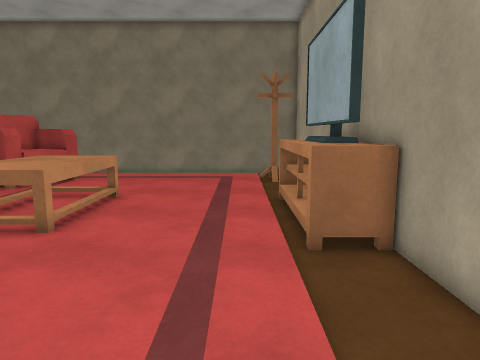
View 1 (above)

16 first-person views from a walk through a Unity game level. The camera is 1.4 m above the floor, tilts 8° down and sees 70° across. The floor is counted in squares, 0.5 m on a side. Each view is taken from the middle of a square. On the plan, view 1 faces up. The plan holds only what a view shows up to about 20 squares ahead; the rest is blank. The player is left out. Surface patterns are stand-ins for the level's own textures.

View 2
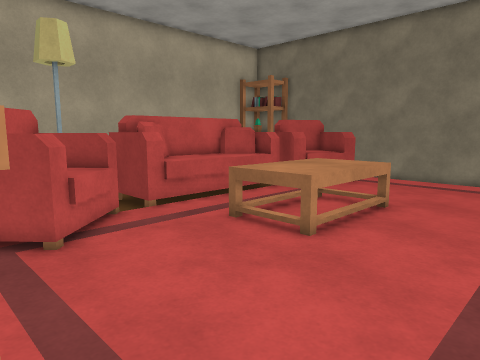

View 3
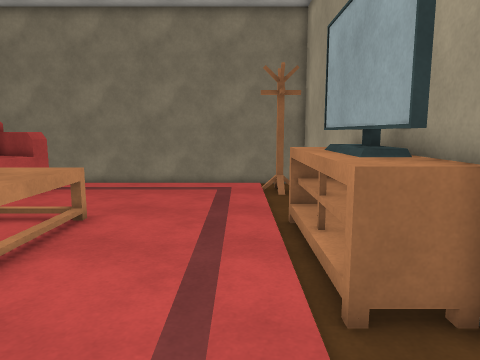

View 4
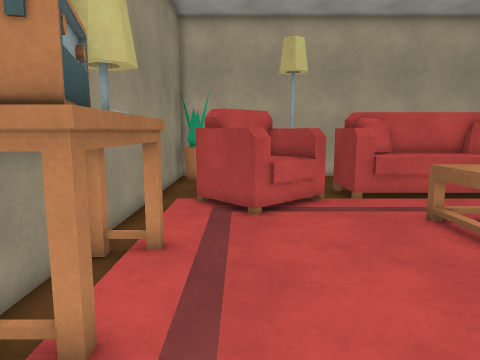

View 5
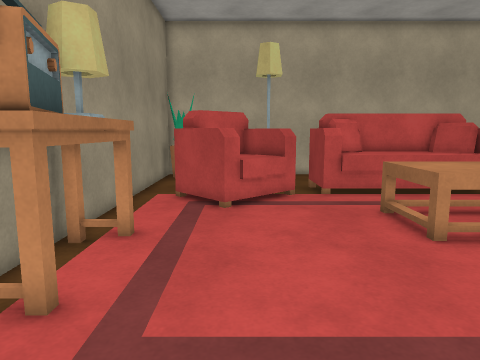

View 6
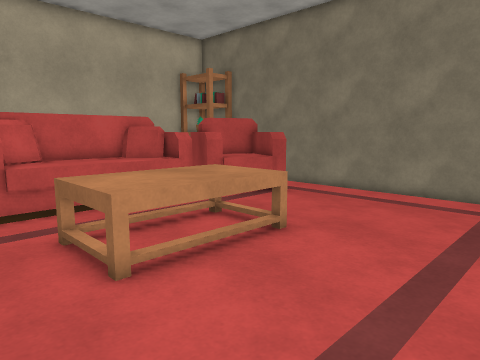

View 7
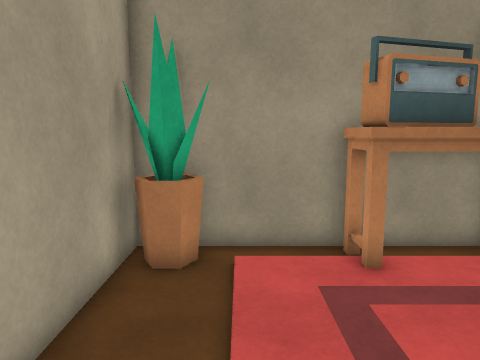

View 8
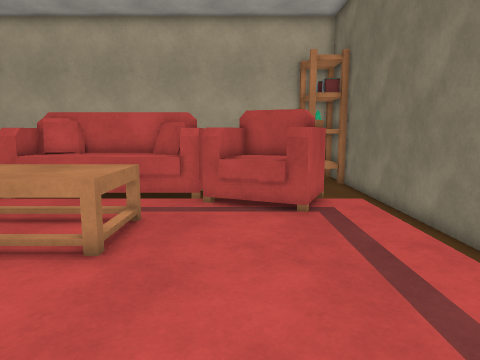

View 9
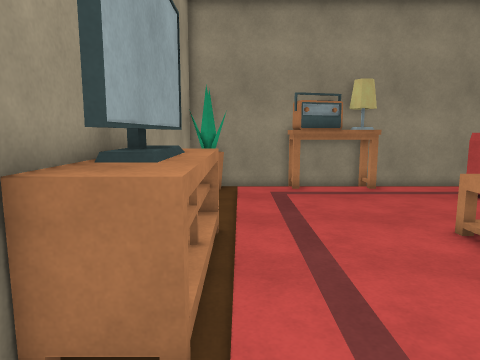

View 10
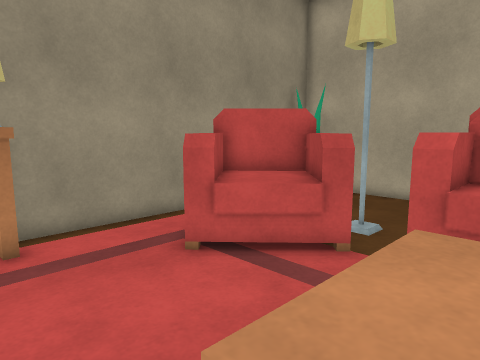

View 11
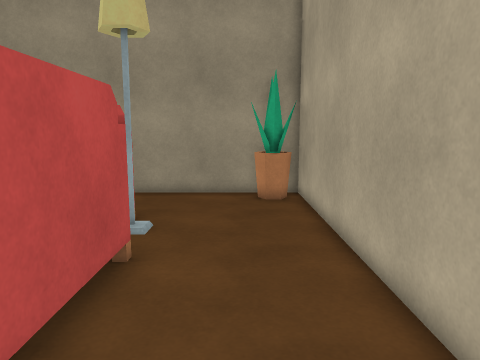

View 12
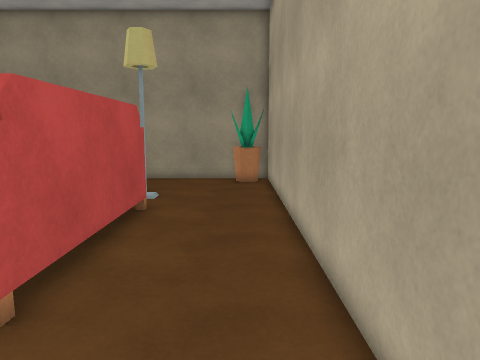

View 13
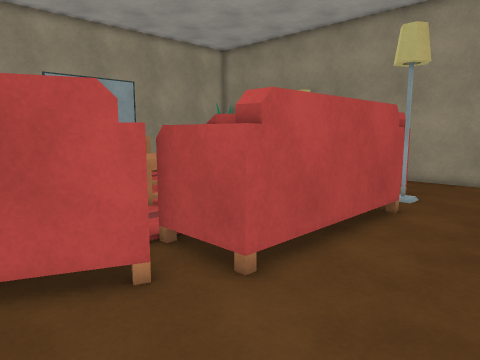

View 14
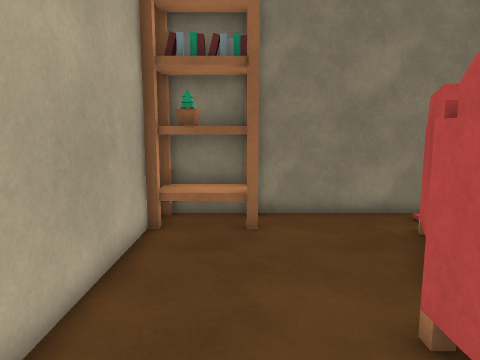

View 15
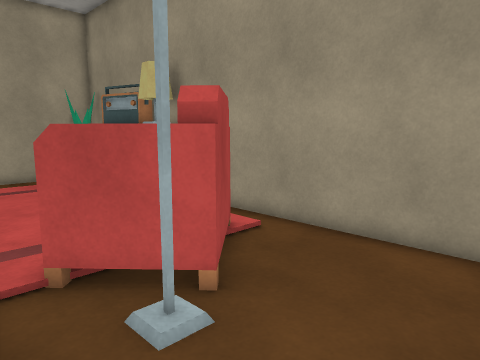

View 16
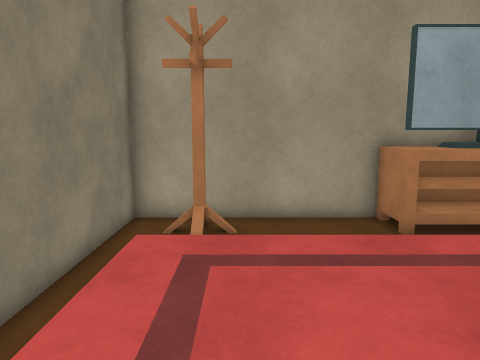

### Floor plan
Points are (right, up) in squares from view 1. A wall is a line through its corners. A room is listed if a view was taken in it or the views show most of it. See-through windows are left out.
Room 1 (views 1, 2, 3, 4, 5, 6, 7, 8, 9, 10, 16)
walls: (-9.5, -0.7) (3.7, -0.7) (3.7, 22.7) (-9.4, 22.7)
ways out: opening at (-14, 16) to room 2; opening at (-13.3, 6) to room 2; opening at (-10.5, 0.5) to room 2; opening at (-10.5, 21.5) to room 2
objects: other object (-15, 8) to (-11, 15); other object (-14, 8) to (-13, 10); other object (-14, 13) to (-12, 15); other object (-13, 1) to (-9, 6); other object (-13, 16) to (-9, 20); other object (-8, 9) to (-5, 14); other object (-6, 0) to (-4, 1); other object (-4, 0) to (-2, 1); other object (2, 0) to (3, 1); other object (2, 8) to (3, 9); other object (2, 9) to (3, 14); other object (2, 13) to (2, 14); other object (2, 20)
Room 2 (views 11, 12, 13, 14, 15)
walls: (-19.7, 20.8) (-19.7, -0.7) (-9.5, -0.7); (-16.8, 22.7) (-19.4, 22.7); (-9.4, 22.7) (-16.6, 22.7)
ways out: opening at (-14, 16) to room 1; opening at (-13.3, 6) to room 1; opening at (-10.5, 0.5) to room 1; opening at (-10.5, 21.5) to room 1
objects: other object (-19, 0) to (-18, 1); other object (-19, 21) to (-18, 22); other object (-17, 21) to (-17, 22)

Positions as (right, up) in squares from view 1, and headings:
1: (0, 0), facing up
2: (0, 1), facing up-left
3: (0, 3), facing up
4: (2, 3), facing left
5: (3, 4), facing left
6: (1, 6), facing up-left
7: (1, 8), facing down
8: (2, 17), facing left
9: (1, 18), facing down
10: (-4, 10), facing down-left
11: (-17, 15), facing down
12: (-18, 20), facing down
13: (-19, 20), facing down-right
14: (-17, 11), facing up
15: (-18, 8), facing down-right
16: (-8, 19), facing right
